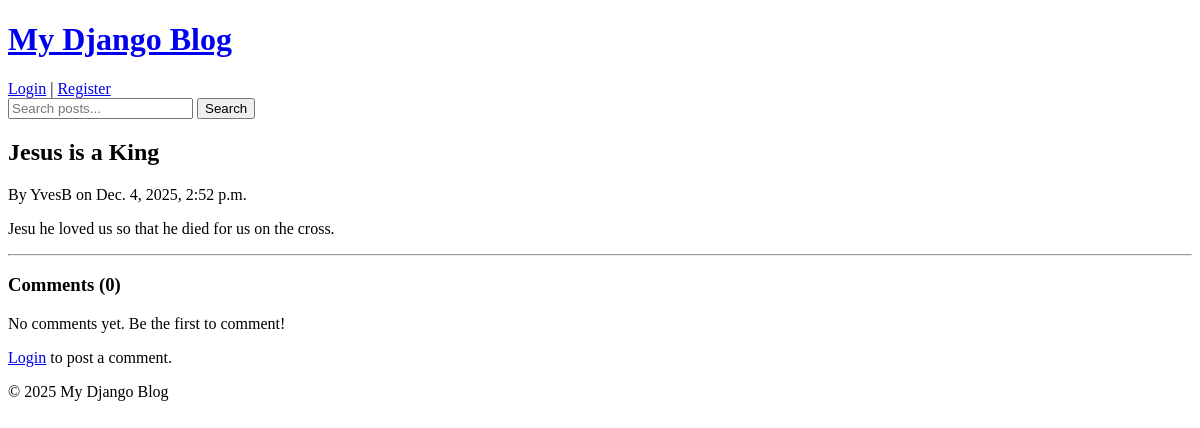
/post/1/, run on an earlier commit of the app's database.
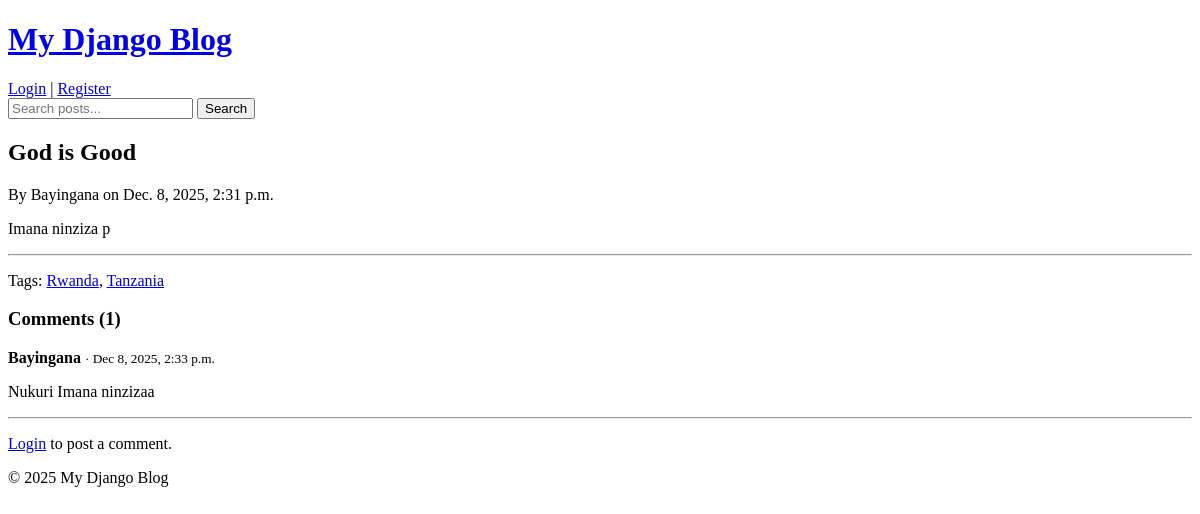
And on a later commit of the database.
### blog/models.py (models this page shows, shortened)
class Post(models.Model):
    title = models.CharField(max_length=200)
    content = models.TextField()
    author = models.ForeignKey(User, on_delete=models.CASCADE, related_name='posts')
    created_date = models.DateTimeField(auto_now_add=True)
    published_date = models.DateTimeField(default=timezone.now)
    tags = TaggableManager()  # ✅ taggit works here
    class Meta:
        ordering = ['-published_date']

class Comment(models.Model):
    post = models.ForeignKey(Post, on_delete=models.CASCADE, related_name='comments')
    author = models.ForeignKey(User, on_delete=models.CASCADE, related_name='comments')
    content = models.TextField()
    created_at = models.DateTimeField(auto_now_add=True)
    updated_at = models.DateTimeField(auto_now=True)
    class Meta:
        ordering = ['created_at']

### blog/views.py (the view)
# urls.py: path('post/<int:pk>/', views.post_detail, name='post_detail'),
def post_detail(request, pk):
    post = get_object_or_404(Post, pk=pk)
    return render(request, 'blog/post_detail.html', {'post': post})

### blog/templates/blog/post_detail.html (shortened to what this page needs)
{% extends 'blog/base.html' %}
{% block content %}
<article>
    <h2>{{ post.title }}</h2>
    <p>By {{ post.author.username }} on {{ post.published_date|date:"M. j, Y, P" }}</p>
    <div>{{ post.content|linebreaks }}</div>
</article>
<hr>
{% if post.tags.exists %}
  <p>Tags:
    {% for tag in post.tags.all %}
      <a href="{% url 'blog:tag_posts' tag.name %}">{{ tag.name }}</a>{% if not forloop.last %}, {% endif %}
    {% endfor %}
  </p>
{% endif %}
<section id="comments">
  <h3>Comments ({{ post.comments.count }})</h3>
  {% for comment in post.comments.all %}
    <div class="comment" id="comment-{{ comment.pk }}">
      <p><strong>{{ comment.author.username }}</strong> <small>&middot; {{ comment.created_at|date:"M j, Y, P" }}</small></p>
      <div>{{ comment.content|linebreaks }}</div>
    </div>
    <hr>
  {% empty %}
    <p>No comments yet. Be the first to comment!</p>
  {% endfor %}
</section>
{% if user.is_authenticated %}
  <section id="add-comment">
    <h4>Leave a comment</h4>
    <form action="{% url 'blog:comment_new' post.pk %}" method="post" novalidate>
      {% csrf_token %}
      {{ form.as_p }}
      <button type="submit">Post comment</button>
    </form>
  </section>
{% else %}
  <p><a href="{% url 'blog:login' %}">Login</a> to post a comment.</p>
{% endif %}
{% endblock %}

What changed in the data, as far as the page shows it:
changed Post: title "Jesus is a King" → "God is Good"; author.username "YvesB" → "Bayingana"; published_date "Dec. 4, 2025, 2:52 p.m." → "Dec. 8, 2025, 2:31 p.m."; content "Jesu he loved us so that he died for us on the cross." → "Imana ninziza p"; comments.count "0" → "1"
added Tag: name "Rwanda"
added Tag: name "Tanzania"
now on this page (row edited): Comment: author.username "Bayingana", created_at "Dec 8, 2025, 2:33 p.m.", content "Nukuri Imana ninzizaa"
Also different on the page:
text no longer shown: "No comments yet. Be the first to comment!"
text now shown: "Tags:"
